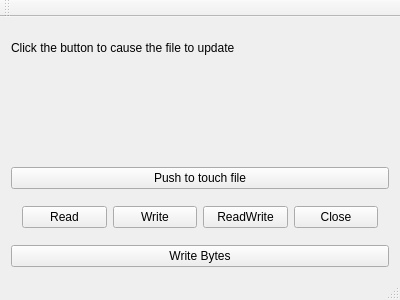
<?xml version="1.0" encoding="UTF-8"?>
<ui version="4.0">
 <class>MainWindow</class>
 <widget class="QMainWindow" name="MainWindow">
  <property name="geometry">
   <rect>
    <x>0</x>
    <y>0</y>
    <width>400</width>
    <height>300</height>
   </rect>
  </property>
  <property name="windowTitle">
   <string>MainWindow</string>
  </property>
  <widget class="QWidget" name="centralWidget">
   <layout class="QVBoxLayout" name="verticalLayout">
    <item>
     <widget class="QLabel" name="label">
      <property name="text">
       <string>Click the button to cause the file to update</string>
      </property>
     </widget>
    </item>
    <item>
     <widget class="GUtil::Controls::line_edit_with_button" name="txt_file_chooser" native="true"/>
    </item>
    <item>
     <widget class="QLabel" name="lbl_notify">
      <property name="text">
       <string/>
      </property>
     </widget>
    </item>
    <item>
     <widget class="QPushButton" name="btn_update">
      <property name="text">
       <string>Push to touch file</string>
      </property>
     </widget>
    </item>
    <item>
     <widget class="QWidget" name="widget" native="true">
      <layout class="QHBoxLayout" name="horizontalLayout">
       <item>
        <widget class="QPushButton" name="btnRead">
         <property name="text">
          <string>Read</string>
         </property>
        </widget>
       </item>
       <item>
        <widget class="QPushButton" name="btnWrite">
         <property name="text">
          <string>Write</string>
         </property>
        </widget>
       </item>
       <item>
        <widget class="QPushButton" name="btnReadWrite">
         <property name="text">
          <string>ReadWrite</string>
         </property>
        </widget>
       </item>
       <item>
        <widget class="QPushButton" name="btnClose">
         <property name="text">
          <string>Close</string>
         </property>
        </widget>
       </item>
      </layout>
     </widget>
    </item>
    <item>
     <widget class="QPushButton" name="btnWriteBytes">
      <property name="text">
       <string>Write Bytes</string>
      </property>
     </widget>
    </item>
   </layout>
  </widget>
  <widget class="QMenuBar" name="menuBar">
   <property name="geometry">
    <rect>
     <x>0</x>
     <y>0</y>
     <width>400</width>
     <height>26</height>
    </rect>
   </property>
  </widget>
  <widget class="QToolBar" name="mainToolBar">
   <attribute name="toolBarArea">
    <enum>TopToolBarArea</enum>
   </attribute>
   <attribute name="toolBarBreak">
    <bool>false</bool>
   </attribute>
  </widget>
  <widget class="QStatusBar" name="statusBar"/>
 </widget>
 <layoutdefault spacing="6" margin="11"/>
 <customwidgets>
  <customwidget>
   <class>GUtil::Controls::line_edit_with_button</class>
   <extends>QWidget</extends>
   <header>Controls/line_edit_with_button.h</header>
   <container>1</container>
  </customwidget>
 </customwidgets>
 <resources/>
 <connections>
  <connection>
   <sender>btn_update</sender>
   <signal>clicked()</signal>
   <receiver>MainWindow</receiver>
   <slot>update_file()</slot>
   <hints>
    <hint type="sourcelabel">
     <x>201</x>
     <y>171</y>
    </hint>
    <hint type="destinationlabel">
     <x>193</x>
     <y>273</y>
    </hint>
   </hints>
  </connection>
  <connection>
   <sender>btnRead</sender>
   <signal>clicked()</signal>
   <receiver>MainWindow</receiver>
   <slot>open_read()</slot>
   <hints>
    <hint type="sourcelabel">
     <x>70</x>
     <y>202</y>
    </hint>
    <hint type="destinationlabel">
     <x>19</x>
     <y>270</y>
    </hint>
   </hints>
  </connection>
  <connection>
   <sender>btnWrite</sender>
   <signal>clicked()</signal>
   <receiver>MainWindow</receiver>
   <slot>open_write()</slot>
   <hints>
    <hint type="sourcelabel">
     <x>138</x>
     <y>201</y>
    </hint>
    <hint type="destinationlabel">
     <x>100</x>
     <y>273</y>
    </hint>
   </hints>
  </connection>
  <connection>
   <sender>btnReadWrite</sender>
   <signal>clicked()</signal>
   <receiver>MainWindow</receiver>
   <slot>open_readwrite()</slot>
   <hints>
    <hint type="sourcelabel">
     <x>271</x>
     <y>206</y>
    </hint>
    <hint type="destinationlabel">
     <x>240</x>
     <y>270</y>
    </hint>
   </hints>
  </connection>
  <connection>
   <sender>btnClose</sender>
   <signal>clicked()</signal>
   <receiver>MainWindow</receiver>
   <slot>close_file()</slot>
   <hints>
    <hint type="sourcelabel">
     <x>345</x>
     <y>197</y>
    </hint>
    <hint type="destinationlabel">
     <x>301</x>
     <y>271</y>
    </hint>
   </hints>
  </connection>
  <connection>
   <sender>btnWriteBytes</sender>
   <signal>clicked()</signal>
   <receiver>MainWindow</receiver>
   <slot>write_bytes()</slot>
   <hints>
    <hint type="sourcelabel">
     <x>378</x>
     <y>250</y>
    </hint>
    <hint type="destinationlabel">
     <x>360</x>
     <y>270</y>
    </hint>
   </hints>
  </connection>
 </connections>
 <slots>
  <slot>update_file()</slot>
  <slot>open_read()</slot>
  <slot>open_write()</slot>
  <slot>open_readwrite()</slot>
  <slot>close_file()</slot>
  <slot>write_bytes()</slot>
 </slots>
</ui>
